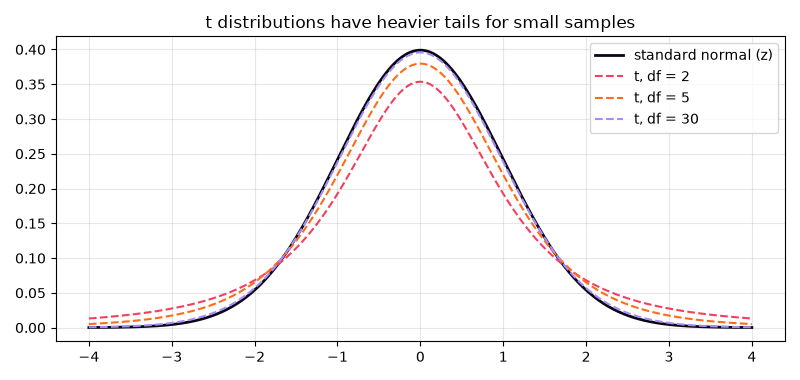

Write the Python code that produced this figure.
"""
Session 5 · Example 2: The three t tests
---------------------------------------
1. One-sample t test   - is the mean equal to a target value?
2. Independent two-sample t test (Student's pooled and Welch's) - do two groups differ?
3. Paired t test       - did the same people change between 'before' and 'after'?
Each test is done by hand and checked with SciPy. Cohen's d is reported as
the effect size. Chart of t vs normal tails: session-05_t_tests.png

Run:  python session-05_t_tests.py
"""
import numpy as np
from scipy import stats
import matplotlib
matplotlib.use("Agg")
import matplotlib.pyplot as plt

# ---- 1. One-sample: average sleep of 10 students vs the recommended 8 h -------------
sleep = np.array([6.5, 7.0, 5.5, 8.0, 6.0, 7.5, 6.5, 5.0, 7.0, 6.5])
t1 = (sleep.mean() - 8) / (sleep.std(ddof=1) / np.sqrt(len(sleep)))
print(f"1) One-sample: mean = {sleep.mean():.2f} h, t = {t1:.3f}, df = {len(sleep) - 1}, "
      f"p = {2 * stats.t.sf(abs(t1), len(sleep) - 1):.5f}")
print("   scipy:", round(float(stats.ttest_1samp(sleep, 8).pvalue), 5))

# ---- 2. Independent: marks with online vs classroom teaching -------------------------
online = np.array([68, 72, 65, 70, 74, 69, 71, 66, 73, 67, 70, 72])
classroom = np.array([75, 78, 72, 80, 74, 77, 79, 73, 76, 81])
n1, n2 = len(online), len(classroom)
m1, m2 = online.mean(), classroom.mean()
v1, v2 = online.var(ddof=1), classroom.var(ddof=1)
sp2 = ((n1 - 1) * v1 + (n2 - 1) * v2) / (n1 + n2 - 2)            # pooled variance
t_pooled = (m1 - m2) / np.sqrt(sp2 * (1 / n1 + 1 / n2))
se_w = np.sqrt(v1 / n1 + v2 / n2)                                  # Welch: no equal-variance assumption
t_welch = (m1 - m2) / se_w
df_w = se_w ** 4 / ((v1 / n1) ** 2 / (n1 - 1) + (v2 / n2) ** 2 / (n2 - 1))   # Welch-Satterthwaite df
d = (m1 - m2) / np.sqrt(sp2)
print(f"\n2) Independent: online mean {m1:.2f}, classroom mean {m2:.2f}")
print(f"   Student (pooled): t = {t_pooled:.3f}, df = {n1 + n2 - 2}, "
      f"p = {2 * stats.t.sf(abs(t_pooled), n1 + n2 - 2):.6f}")
print(f"   Welch:            t = {t_welch:.3f}, df = {df_w:.2f}, p = {2 * stats.t.sf(abs(t_welch), df_w):.6f}")
print(f"   scipy Welch p = {stats.ttest_ind(online, classroom, equal_var=False).pvalue:.6f}")
print(f"   Levene test for equal variances: p = {stats.levene(online, classroom).pvalue:.3f}")
print(f"   Cohen's d = {d:.2f}  (0.2 small, 0.5 medium, 0.8 large)")

# ---- 3. Paired: typing speed (wpm) before and after a 2-week course ---------------
before = np.array([32, 41, 28, 35, 45, 30, 38, 33, 40, 29])
after = np.array([38, 44, 35, 37, 52, 36, 41, 39, 43, 33])
diff = after - before
t3 = diff.mean() / (diff.std(ddof=1) / np.sqrt(len(diff)))
print(f"\n3) Paired: mean gain = {diff.mean():.1f} wpm, sd of gains = {diff.std(ddof=1):.3f}, t = {t3:.3f}, "
      f"p = {2 * stats.t.sf(abs(t3), len(diff) - 1):.7f}")
print(f"   scipy ttest_rel p = {stats.ttest_rel(after, before).pvalue:.7f}")
wrong = stats.ttest_ind(after, before).pvalue
print(f"   WRONG analysis (treating them as independent groups): p = {wrong:.4f}  <- pairing matters!")

# ---- Chart: t distributions vs the standard normal --------------------------------
xs = np.linspace(-4, 4, 400)
fig, ax = plt.subplots(figsize=(8, 3.8))
ax.plot(xs, stats.norm.pdf(xs), color="#0A0716", lw=2, label="standard normal (z)")
for dfv, c in [(2, "#F43F5E"), (5, "#FF6B1A"), (30, "#A78BFA")]:
    ax.plot(xs, stats.t.pdf(xs, dfv), color=c, ls="--", label=f"t, df = {dfv}")
ax.set_title("t distributions have heavier tails for small samples"); ax.legend(); ax.grid(alpha=0.3)
fig.tight_layout(); fig.savefig("session-05_t_tests.png", dpi=100)
print("\nCritical values (two-tailed 5%): z = 1.960, " +
      ", ".join(f"t(df={k}) = {stats.t.ppf(0.975, k):.3f}" for k in (2, 5, 30)))
print("Saved chart: session-05_t_tests.png")
